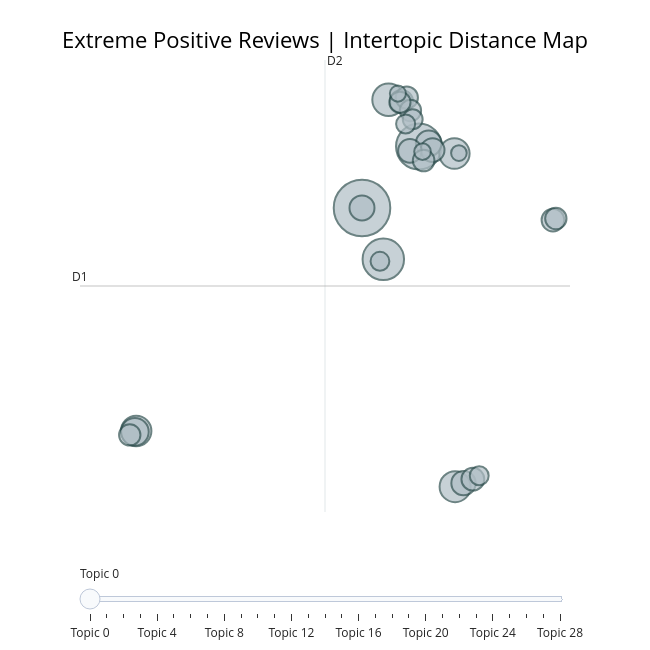

The code cell stored with this chart in its notebook:
### Code cell
all_extreme_positive_topicinfo, all_extreme_positive_topicvis, all_extreme_positive_docusvis = perform_topic_modeling(extreme_positive_sentences, 
                                                                                  min_cluster_size = 200,
                                                                                  data_title="Extreme Positive Reviews")
all_extreme_positive_topicvis.show()
all_extreme_positive_docusvis.show()

### Figure 1 — Plotly figure (JSON) as saved in the notebook; plotly's stock layout.template omitted (floating-point values rounded to 4 significant figures)
{"data": [{"customdata": [[0, "fps | pc | game | gtx | bugs", 2862], [1, "story | characters | ending | storyline | great", 1877], [2, "fallout | vegas | new | game | like", 1538], [3, "buy | worth | sale | price | money", 949], [4, "arkham | batman | batmobile | knight | rocksteady", 859], [5, "mods | mod | modding | modders | paid", 830], [6, "quests | quest | missions | main | mission", 829], [7, "skyrim | elder | scrolls | oblivion | mods", 683], [8, "mafia | gta | ii | iii | lincoln", 588], [9, "graphics | textures | look | lighting | looks", 558], [10, "star | wars | force | unleashed | jedi", 530], [11, "music | soundtrack | great | sound | characters", 510], [12, "bioshock | infinite | rapture | columbia | sea", 497], [13, "game | good | amazing | great | awesome", 474], [14, "combat | enemies | fighting | fight | fights", 466], [15, "coop | puzzles | puzzle | multiplayer | mode", 462], [16, "hours | played | game | hour | time", 444], [17, "dialogue | voice | acting | voiced | options", 419], [18, "dlc | dlcs | harbor | content | game", 408], [19, "best | played | games | ive | favorite", 407], [20, "portal | portals | puzzle | glados | aperture", 407], [21, "review | reviews | negative | write | positive", 402], [22, "witcher | red | cd | gwent | hunt", 352], [23, "rpg | rpgs | best | played | ive", 325], [24, "weapons | weapon | guns | armor | crafting", 320], [25, "bethesda | bethesdas | games | bugs | game", 317], [26, "undertale | undertales | game | experience | characters", 248], [27, "say | know | thats | opinion | ill", 231], [28, "building | settlements | settlement | build | settlers", 219]], "hovertemplate": "<b>Topic %{customdata[0]}</b><br>%{customdata[1]}<br>Size: %{customdata[2]}", "legendgroup": "", "marker": {"color": "#B0BEC5", "line": {"color": "DarkSlateGrey", "width": 2}, "size": [2862, 1877, 1538, 949, 859, 830, 829, 683, 588, 558, 530, 510, 497, 474, 466, 462, 444, 419, 408, 407, 407, 402, 352, 325, 320, 317, 248, 231, 219], "sizemode": "area", "sizeref": 1.789, "symbol": "circle"}, "mode": "markers", "name": "", "orientation": "v", "showlegend": false, "type": "scatter", "x": [-3.669, -1.568, -2.883, -2.688, -0.2346, -12.0, -0.2611, -12.05, -1.209, -3.669, 0.07572, -1.066, -1.902, -2.213, 0.4201, 3.376, -2.017, -1.395, -12.24, -1.883, 3.482, -2.269, -1.799, -2.059, 0.6547, -3.007, -1.436, -2.344, -0.09404], "xaxis": "x", "y": [6.834, 10.66, 3.635, 13.58, -10.54, -7.075, 10.22, -7.122, 10.86, 6.836, -10.32, 10.44, 10.39, 13.48, -10.07, 6.078, 13.71, 9.788, -7.313, 12.9, 6.173, 13.42, 12.36, 12.06, -9.859, 3.509, 10.34, 13.96, 10.25], "yaxis": "y"}], "layout": {"annotations": [{"showarrow": false, "text": "D1", "x": -14.07, "y": 1.968, "yshift": 10}, {"showarrow": false, "text": "D2", "x": -5.034, "xshift": 10, "y": 16.06}], "height": 650, "hoverlabel": {"bgcolor": "white", "font": {"family": "Rockwell", "size": 16}}, "legend": {"itemsizing": "constant", "tracegroupgap": 0}, "margin": {"t": 60}, "shapes": [{"line": {"color": "#CFD8DC", "width": 2}, "type": "line", "x0": -5.034, "x1": -5.034, "y0": -12.12, "y1": 16.06}, {"line": {"color": "#9E9E9E", "width": 2}, "type": "line", "x0": -14.07, "x1": 4.004, "y0": 1.968, "y1": 1.968}], "sliders": [{"active": 0, "pad": {"t": 50}, "steps": [{"args": [{"marker.color": [["red", "#B0BEC5", "#B0BEC5", "#B0BEC5", "#B0BEC5", "#B0BEC5", "#B0BEC5", "#B0BEC5", "#B0BEC5", "#B0BEC5", "#B0BEC5", "#B0BEC5", "#B0BEC5", "#B0BEC5", "#B0BEC5", "#B0BEC5", "#B0BEC5", "#B0BEC5", "#B0BEC5", "#B0BEC5", "#B0BEC5", "#B0BEC5", "#B0BEC5", "#B0BEC5", "#B0BEC5", "#B0BEC5", "#B0BEC5", "#B0BEC5", "#B0BEC5"]]}], "label": "Topic 0", "method": "update"}, {"args": [{"marker.color": [["#B0BEC5", "red", "#B0BEC5", "#B0BEC5", "#B0BEC5", "#B0BEC5", "#B0BEC5", "#B0BEC5", "#B0BEC5", "#B0BEC5", "#B0BEC5", "#B0BEC5", "#B0BEC5", "#B0BEC5", "#B0BEC5", "#B0BEC5", "#B0BEC5", "#B0BEC5", "#B0BEC5", "#B0BEC5", "#B0BEC5", "#B0BEC5", "#B0BEC5", "#B0BEC5", "#B0BEC5", "#B0BEC5", "#B0BEC5", "#B0BEC5", "#B0BEC5"]]}], "label": "Topic 1", "method": "update"}, {"args": [{"marker.color": [["#B0BEC5", "#B0BEC5", "red", "#B0BEC5", "#B0BEC5", "#B0BEC5", "#B0BEC5", "#B0BEC5", "#B0BEC5", "#B0BEC5", "#B0BEC5", "#B0BEC5", "#B0BEC5", "#B0BEC5", "#B0BEC5", "#B0BEC5", "#B0BEC5", "#B0BEC5", "#B0BEC5", "#B0BEC5", "#B0BEC5", "#B0BEC5", "#B0BEC5", "#B0BEC5", "#B0BEC5", "#B0BEC5", "#B0BEC5", "#B0BEC5", "#B0BEC5"]]}], "label": "Topic 2", "method": "update"}, {"args": [{"marker.color": [["#B0BEC5", "#B0BEC5", "#B0BEC5", "red", "#B0BEC5", "#B0BEC5", "#B0BEC5", "#B0BEC5", "#B0BEC5", "#B0BEC5", "#B0BEC5", "#B0BEC5", "#B0BEC5", "#B0BEC5", "#B0BEC5", "#B0BEC5", "#B0BEC5", "#B0BEC5", "#B0BEC5", "#B0BEC5", "#B0BEC5", "#B0BEC5", "#B0BEC5", "#B0BEC5", "#B0BEC5", "#B0BEC5", "#B0BEC5", "#B0BEC5", "#B0BEC5"]]}], "label": "Topic 3", "method": "update"}, {"args": [{"marker.color": [["#B0BEC5", "#B0BEC5", "#B0BEC5", "#B0BEC5", "red", "#B0BEC5", "#B0BEC5", "#B0BEC5", "#B0BEC5", "#B0BEC5", "#B0BEC5", "#B0BEC5", "#B0BEC5", "#B0BEC5", "#B0BEC5", "#B0BEC5", "#B0BEC5", "#B0BEC5", "#B0BEC5", "#B0BEC5", "#B0BEC5", "#B0BEC5", "#B0BEC5", "#B0BEC5", "#B0BEC5", "#B0BEC5", "#B0BEC5", "#B0BEC5", "#B0BEC5"]]}], "label": "Topic 4", "method": "update"}, {"args": [{"marker.color": [["#B0BEC5", "#B0BEC5", "#B0BEC5", "#B0BEC5", "#B0BEC5", "red", "#B0BEC5", "#B0BEC5", "#B0BEC5", "#B0BEC5", "#B0BEC5", "#B0BEC5", "#B0BEC5", "#B0BEC5", "#B0BEC5", "#B0BEC5", "#B0BEC5", "#B0BEC5", "#B0BEC5", "#B0BEC5", "#B0BEC5", "#B0BEC5", "#B0BEC5", "#B0BEC5", "#B0BEC5", "#B0BEC5", "#B0BEC5", "#B0BEC5", "#B0BEC5"]]}], "label": "Topic 5", "method": "update"}, {"args": [{"marker.color": [["#B0BEC5", "#B0BEC5", "#B0BEC5", "#B0BEC5", "#B0BEC5", "#B0BEC5", "red", "#B0BEC5", "#B0BEC5", "#B0BEC5", "#B0BEC5", "#B0BEC5", "#B0BEC5", "#B0BEC5", "#B0BEC5", "#B0BEC5", "#B0BEC5", "#B0BEC5", "#B0BEC5", "#B0BEC5", "#B0BEC5", "#B0BEC5", "#B0BEC5", "#B0BEC5", "#B0BEC5", "#B0BEC5", "#B0BEC5", "#B0BEC5", "#B0BEC5"]]}], "label": "Topic 6", "method": "update"}, {"args": [{"marker.color": [["#B0BEC5", "#B0BEC5", "#B0BEC5", "#B0BEC5", "#B0BEC5", "#B0BEC5", "#B0BEC5", "red", "#B0BEC5", "#B0BEC5", "#B0BEC5", "#B0BEC5", "#B0BEC5", "#B0BEC5", "#B0BEC5", "#B0BEC5", "#B0BEC5", "#B0BEC5", "#B0BEC5", "#B0BEC5", "#B0BEC5", "#B0BEC5", "#B0BEC5", "#B0BEC5", "#B0BEC5", "#B0BEC5", "#B0BEC5", "#B0BEC5", "#B0BEC5"]]}], "label": "Topic 7", "method": "update"}, {"args": [{"marker.color": [["#B0BEC5", "#B0BEC5", "#B0BEC5", "#B0BEC5", "#B0BEC5", "#B0BEC5", "#B0BEC5", "#B0BEC5", "red", "#B0BEC5", "#B0BEC5", "#B0BEC5", "#B0BEC5", "#B0BEC5", "#B0BEC5", "#B0BEC5", "#B0BEC5", "#B0BEC5", "#B0BEC5", "#B0BEC5", "#B0BEC5", "#B0BEC5", "#B0BEC5", "#B0BEC5", "#B0BEC5", "#B0BEC5", "#B0BEC5", "#B0BEC5", "#B0BEC5"]]}], "label": "Topic 8", "method": "update"}, {"args": [{"marker.color": [["#B0BEC5", "#B0BEC5", "#B0BEC5", "#B0BEC5", "#B0BEC5", "#B0BEC5", "#B0BEC5", "#B0BEC5", "#B0BEC5", "red", "#B0BEC5", "#B0BEC5", "#B0BEC5", "#B0BEC5", "#B0BEC5", "#B0BEC5", "#B0BEC5", "#B0BEC5", "#B0BEC5", "#B0BEC5", "#B0BEC5", "#B0BEC5", "#B0BEC5", "#B0BEC5", "#B0BEC5", "#B0BEC5", "#B0BEC5", "#B0BEC5", "#B0BEC5"]]}], "label": "Topic 9", "method": "update"}, {"args": [{"marker.color": [["#B0BEC5", "#B0BEC5", "#B0BEC5", "#B0BEC5", "#B0BEC5", "#B0BEC5", "#B0BEC5", "#B0BEC5", "#B0BEC5", "#B0BEC5", "red", "#B0BEC5", "#B0BEC5", "#B0BEC5", "#B0BEC5", "#B0BEC5", "#B0BEC5", "#B0BEC5", "#B0BEC5", "#B0BEC5", "#B0BEC5", "#B0BEC5", "#B0BEC5", "#B0BEC5", "#B0BEC5", "#B0BEC5", "#B0BEC5", "#B0BEC5", "#B0BEC5"]]}], "label": "Topic 10", "method": "update"}, {"args": [{"marker.color": [["#B0BEC5", "#B0BEC5", "#B0BEC5", "#B0BEC5", "#B0BEC5", "#B0BEC5", "#B0BEC5", "#B0BEC5", "#B0BEC5", "#B0BEC5", "#B0BEC5", "red", "#B0BEC5", "#B0BEC5", "#B0BEC5", "#B0BEC5", "#B0BEC5", "#B0BEC5", "#B0BEC5", "#B0BEC5", "#B0BEC5", "#B0BEC5", "#B0BEC5", "#B0BEC5", "#B0BEC5", "#B0BEC5", "#B0BEC5", "#B0BEC5", "#B0BEC5"]]}], "label": "Topic 11", "method": "update"}, {"args": [{"marker.color": [["#B0BEC5", "#B0BEC5", "#B0BEC5", "#B0BEC5", "#B0BEC5", "#B0BEC5", "#B0BEC5", "#B0BEC5", "#B0BEC5", "#B0BEC5", "#B0BEC5", "#B0BEC5", "red", "#B0BEC5", "#B0BEC5", "#B0BEC5", "#B0BEC5", "#B0BEC5", "#B0BEC5", "#B0BEC5", "#B0BEC5", "#B0BEC5", "#B0BEC5", "#B0BEC5", "#B0BEC5", "#B0BEC5", "#B0BEC5", "#B0BEC5", "#B0BEC5"]]}], "label": "Topic 12", "method": "update"}, {"args": [{"marker.color": [["#B0BEC5", "#B0BEC5", "#B0BEC5", "#B0BEC5", "#B0BEC5", "#B0BEC5", "#B0BEC5", "#B0BEC5", "#B0BEC5", "#B0BEC5", "#B0BEC5", "#B0BEC5", "#B0BEC5", "red", "#B0BEC5", "#B0BEC5", "#B0BEC5", "#B0BEC5", "#B0BEC5", "#B0BEC5", "#B0BEC5", "#B0BEC5", "#B0BEC5", "#B0BEC5", "#B0BEC5", "#B0BEC5", "#B0BEC5", "#B0BEC5", "#B0BEC5"]]}], "label": "Topic 13", "method": "update"}, {"args": [{"marker.color": [["#B0BEC5", "#B0BEC5", "#B0BEC5", "#B0BEC5", "#B0BEC5", "#B0BEC5", "#B0BEC5", "#B0BEC5", "#B0BEC5", "#B0BEC5", "#B0BEC5", "#B0BEC5", "#B0BEC5", "#B0BEC5", "red", "#B0BEC5", "#B0BEC5", "#B0BEC5", "#B0BEC5", "#B0BEC5", "#B0BEC5", "#B0BEC5", "#B0BEC5", "#B0BEC5", "#B0BEC5", "#B0BEC5", "#B0BEC5", "#B0BEC5", "#B0BEC5"]]}], "label": "Topic 14", "method": "update"}, {"args": [{"marker.color": [["#B0BEC5", "#B0BEC5", "#B0BEC5", "#B0BEC5", "#B0BEC5", "#B0BEC5", "#B0BEC5", "#B0BEC5", "#B0BEC5", "#B0BEC5", "#B0BEC5", "#B0BEC5", "#B0BEC5", "#B0BEC5", "#B0BEC5", "red", "#B0BEC5", "#B0BEC5", "#B0BEC5", "#B0BEC5", "#B0BEC5", "#B0BEC5", "#B0BEC5", "#B0BEC5", "#B0BEC5", "#B0BEC5", "#B0BEC5", "#B0BEC5", "#B0BEC5"]]}], "label": "Topic 15", "method": "update"}, {"args": [{"marker.color": [["#B0BEC5", "#B0BEC5", "#B0BEC5", "#B0BEC5", "#B0BEC5", "#B0BEC5", "#B0BEC5", "#B0BEC5", "#B0BEC5", "#B0BEC5", "#B0BEC5", "#B0BEC5", "#B0BEC5", "#B0BEC5", "#B0BEC5", "#B0BEC5", "red", "#B0BEC5", "#B0BEC5", "#B0BEC5", "#B0BEC5", "#B0BEC5", "#B0BEC5", "#B0BEC5", "#B0BEC5", "#B0BEC5", "#B0BEC5", "#B0BEC5", "#B0BEC5"]]}], "label": "Topic 16", "method": "update"}, {"args": [{"marker.color": [["#B0BEC5", "#B0BEC5", "#B0BEC5", "#B0BEC5", "#B0BEC5", "#B0BEC5", "#B0BEC5", "#B0BEC5", "#B0BEC5", "#B0BEC5", "#B0BEC5", "#B0BEC5", "#B0BEC5", "#B0BEC5", "#B0BEC5", "#B0BEC5", "#B0BEC5", "red", "#B0BEC5", "#B0BEC5", "#B0BEC5", "#B0BEC5", "#B0BEC5", "#B0BEC5", "#B0BEC5", "#B0BEC5", "#B0BEC5", "#B0BEC5", "#B0BEC5"]]}], "label": "Topic 17", "method": "update"}, {"args": [{"marker.color": [["#B0BEC5", "#B0BEC5", "#B0BEC5", "#B0BEC5", "#B0BEC5", "#B0BEC5", "#B0BEC5", "#B0BEC5", "#B0BEC5", "#B0BEC5", "#B0BEC5", "#B0BEC5", "#B0BEC5", "#B0BEC5", "#B0BEC5", "#B0BEC5", "#B0BEC5", "#B0BEC5", "red", "#B0BEC5", "#B0BEC5", "#B0BEC5", "#B0BEC5", "#B0BEC5", "#B0BEC5", "#B0BEC5", "#B0BEC5", "#B0BEC5", "#B0BEC5"]]}], "label": "Topic 18", "method": "update"}, {"args": [{"marker.color": [["#B0BEC5", "#B0BEC5", "#B0BEC5", "#B0BEC5", "#B0BEC5", "#B0BEC5", "#B0BEC5", "#B0BEC5", "#B0BEC5", "#B0BEC5", "#B0BEC5", "#B0BEC5", "#B0BEC5", "#B0BEC5", "#B0BEC5", "#B0BEC5", "#B0BEC5", "#B0BEC5", "#B0BEC5", "red", "#B0BEC5", "#B0BEC5", "#B0BEC5", "#B0BEC5", "#B0BEC5", "#B0BEC5", "#B0BEC5", "#B0BEC5", "#B0BEC5"]]}], "label": "Topic 19", "method": "update"}, {"args": [{"marker.color": [["#B0BEC5", "#B0BEC5", "#B0BEC5", "#B0BEC5", "#B0BEC5", "#B0BEC5", "#B0BEC5", "#B0BEC5", "#B0BEC5", "#B0BEC5", "#B0BEC5", "#B0BEC5", "#B0BEC5", "#B0BEC5", "#B0BEC5", "#B0BEC5", "#B0BEC5", "#B0BEC5", "#B0BEC5", "#B0BEC5", "red", "#B0BEC5", "#B0BEC5", "#B0BEC5", "#B0BEC5", "#B0BEC5", "#B0BEC5", "#B0BEC5", "#B0BEC5"]]}], "label": "Topic 20", "method": "update"}, {"args": [{"marker.color": [["#B0BEC5", "#B0BEC5", "#B0BEC5", "#B0BEC5", "#B0BEC5", "#B0BEC5", "#B0BEC5", "#B0BEC5", "#B0BEC5", "#B0BEC5", "#B0BEC5", "#B0BEC5", "#B0BEC5", "#B0BEC5", "#B0BEC5", "#B0BEC5", "#B0BEC5", "#B0BEC5", "#B0BEC5", "#B0BEC5", "#B0BEC5", "red", "#B0BEC5", "#B0BEC5", "#B0BEC5", "#B0BEC5", "#B0BEC5", "#B0BEC5", "#B0BEC5"]]}], "label": "Topic 21", "method": "update"}, {"args": [{"marker.color": [["#B0BEC5", "#B0BEC5", "#B0BEC5", "#B0BEC5", "#B0BEC5", "#B0BEC5", "#B0BEC5", "#B0BEC5", "#B0BEC5", "#B0BEC5", "#B0BEC5", "#B0BEC5", "#B0BEC5", "#B0BEC5", "#B0BEC5", "#B0BEC5", "#B0BEC5", "#B0BEC5", "#B0BEC5", "#B0BEC5", "#B0BEC5", "#B0BEC5", "red", "#B0BEC5", "#B0BEC5", "#B0BEC5", "#B0BEC5", "#B0BEC5", "#B0BEC5"]]}], "label": "Topic 22", "method": "update"}, {"args": [{"marker.color": [["#B0BEC5", "#B0BEC5", "#B0BEC5", "#B0BEC5", "#B0BEC5", "#B0BEC5", "#B0BEC5", "#B0BEC5", "#B0BEC5", "#B0BEC5", "#B0BEC5", "#B0BEC5", "#B0BEC5", "#B0BEC5", "#B0BEC5", "#B0BEC5", "#B0BEC5", "#B0BEC5", "#B0BEC5", "#B0BEC5", "#B0BEC5", "#B0BEC5", "#B0BEC5", "red", "#B0BEC5", "#B0BEC5", "#B0BEC5", "#B0BEC5", "#B0BEC5"]]}], "label": "Topic 23", "method": "update"}, {"args": [{"marker.color": [["#B0BEC5", "#B0BEC5", "#B0BEC5", "#B0BEC5", "#B0BEC5", "#B0BEC5", "#B0BEC5", "#B0BEC5", "#B0BEC5", "#B0BEC5", "#B0BEC5", "#B0BEC5", "#B0BEC5", "#B0BEC5", "#B0BEC5", "#B0BEC5", "#B0BEC5", "#B0BEC5", "#B0BEC5", "#B0BEC5", "#B0BEC5", "#B0BEC5", "#B0BEC5", "#B0BEC5", "red", "#B0BEC5", "#B0BEC5", "#B0BEC5", "#B0BEC5"]]}], "label": "Topic 24", "method": "update"}, {"args": [{"marker.color": [["#B0BEC5", "#B0BEC5", "#B0BEC5", "#B0BEC5", "#B0BEC5", "#B0BEC5", "#B0BEC5", "#B0BEC5", "#B0BEC5", "#B0BEC5", "#B0BEC5", "#B0BEC5", "#B0BEC5", "#B0BEC5", "#B0BEC5", "#B0BEC5", "#B0BEC5", "#B0BEC5", "#B0BEC5", "#B0BEC5", "#B0BEC5", "#B0BEC5", "#B0BEC5", "#B0BEC5", "#B0BEC5", "red", "#B0BEC5", "#B0BEC5", "#B0BEC5"]]}], "label": "Topic 25", "method": "update"}, {"args": [{"marker.color": [["#B0BEC5", "#B0BEC5", "#B0BEC5", "#B0BEC5", "#B0BEC5", "#B0BEC5", "#B0BEC5", "#B0BEC5", "#B0BEC5", "#B0BEC5", "#B0BEC5", "#B0BEC5", "#B0BEC5", "#B0BEC5", "#B0BEC5", "#B0BEC5", "#B0BEC5", "#B0BEC5", "#B0BEC5", "#B0BEC5", "#B0BEC5", "#B0BEC5", "#B0BEC5", "#B0BEC5", "#B0BEC5", "#B0BEC5", "red", "#B0BEC5", "#B0BEC5"]]}], "label": "Topic 26", "method": "update"}, {"args": [{"marker.color": [["#B0BEC5", "#B0BEC5", "#B0BEC5", "#B0BEC5", "#B0BEC5", "#B0BEC5", "#B0BEC5", "#B0BEC5", "#B0BEC5", "#B0BEC5", "#B0BEC5", "#B0BEC5", "#B0BEC5", "#B0BEC5", "#B0BEC5", "#B0BEC5", "#B0BEC5", "#B0BEC5", "#B0BEC5", "#B0BEC5", "#B0BEC5", "#B0BEC5", "#B0BEC5", "#B0BEC5", "#B0BEC5", "#B0BEC5", "#B0BEC5", "red", "#B0BEC5"]]}], "label": "Topic 27", "method": "update"}, {"args": [{"marker.color": [["#B0BEC5", "#B0BEC5", "#B0BEC5", "#B0BEC5", "#B0BEC5", "#B0BEC5", "#B0BEC5", "#B0BEC5", "#B0BEC5", "#B0BEC5", "#B0BEC5", "#B0BEC5", "#B0BEC5", "#B0BEC5", "#B0BEC5", "#B0BEC5", "#B0BEC5", "#B0BEC5", "#B0BEC5", "#B0BEC5", "#B0BEC5", "#B0BEC5", "#B0BEC5", "#B0BEC5", "#B0BEC5", "#B0BEC5", "#B0BEC5", "#B0BEC5", "red"]]}], "label": "Topic 28", "method": "update"}]}], "title": {"font": {"color": "Black", "size": 22}, "text": "Extreme Positive Reviews | Intertopic Distance Map", "x": 0.5, "xanchor": "center", "y": 0.95, "yanchor": "top"}, "width": 650, "xaxis": {"anchor": "y", "domain": [0, 1], "range": [-14.07, 4.004], "title": {"text": ""}, "visible": false}, "yaxis": {"anchor": "x", "domain": [0, 1], "range": [-12.12, 16.06], "title": {"text": ""}, "visible": false}}}
